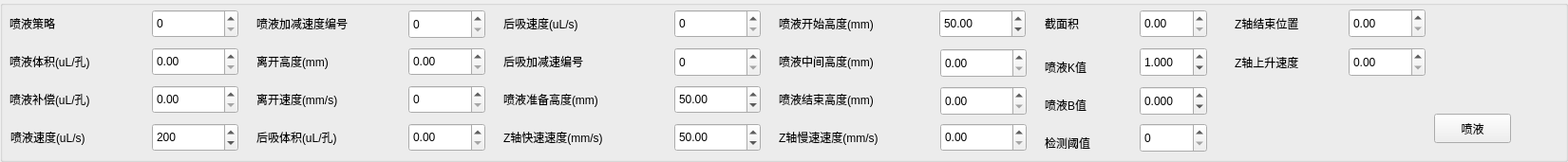
  <widget class="QGroupBox" name="groupBox_5">
   <property name="geometry">
    <rect>
     <x>10</x>
     <y>570</y>
     <width>1651</width>
     <height>171</height>
    </rect>
   </property>
   <property name="font">
    <font>
     <family>Microsoft YaHei UI</family>
     <pointsize>9</pointsize>
     <bold>false</bold>
    </font>
   </property>
   <property name="title">
    <string/>
   </property>
   <widget class="QLabel" name="label_7">
    <property name="geometry">
     <rect>
      <x>10</x>
      <y>10</y>
      <width>91</width>
      <height>30</height>
     </rect>
    </property>
    <property name="font">
     <font>
      <family>Microsoft YaHei UI</family>
      <pointsize>9</pointsize>
      <bold>false</bold>
     </font>
    </property>
    <property name="text">
     <string>喷液策略</string>
    </property>
   </widget>
   <widget class="QSpinBox" name="Spray_Strategy_SBox">
    <property name="geometry">
     <rect>
      <x>160</x>
      <y>10</y>
      <width>91</width>
      <height>30</height>
     </rect>
    </property>
    <property name="font">
     <font>
      <family>Microsoft YaHei UI</family>
      <pointsize>9</pointsize>
      <bold>false</bold>
     </font>
    </property>
    <property name="maximum">
     <number>10000</number>
    </property>
    <property name="value">
     <number>0</number>
    </property>
   </widget>
   <widget class="QLabel" name="label_22">
    <property name="geometry">
     <rect>
      <x>10</x>
      <y>50</y>
      <width>121</width>
      <height>30</height>
     </rect>
    </property>
    <property name="font">
     <font>
      <family>Microsoft YaHei UI</family>
      <pointsize>9</pointsize>
      <bold>false</bold>
     </font>
    </property>
    <property name="text">
     <string>喷液体积(uL/孔)</string>
    </property>
   </widget>
   <widget class="QDoubleSpinBox" name="Spray_Vol_SBox">
    <property name="geometry">
     <rect>
      <x>160</x>
      <y>50</y>
      <width>91</width>
      <height>30</height>
     </rect>
    </property>
    <property name="font">
     <font>
      <family>Microsoft YaHei UI</family>
      <pointsize>9</pointsize>
      <bold>false</bold>
     </font>
    </property>
    <property name="maximum">
     <double>9999.989999999999782</double>
    </property>
   </widget>
   <widget class="QDoubleSpinBox" name="Spray_Compensated_Vol_SBox">
    <property name="geometry">
     <rect>
      <x>160</x>
      <y>90</y>
      <width>91</width>
      <height>30</height>
     </rect>
    </property>
    <property name="font">
     <font>
      <family>Microsoft YaHei UI</family>
      <pointsize>9</pointsize>
      <bold>false</bold>
     </font>
    </property>
    <property name="maximum">
     <double>9999.989999999999782</double>
    </property>
   </widget>
   <widget class="QLabel" name="label_23">
    <property name="geometry">
     <rect>
      <x>10</x>
      <y>90</y>
      <width>121</width>
      <height>30</height>
     </rect>
    </property>
    <property name="font">
     <font>
      <family>Microsoft YaHei UI</family>
      <pointsize>9</pointsize>
      <bold>false</bold>
     </font>
    </property>
    <property name="text">
     <string>喷液补偿(uL/孔)</string>
    </property>
   </widget>
   <widget class="QLabel" name="label_26">
    <property name="geometry">
     <rect>
      <x>530</x>
      <y>10</y>
      <width>131</width>
      <height>30</height>
     </rect>
    </property>
    <property name="font">
     <font>
      <family>Microsoft YaHei UI</family>
      <pointsize>9</pointsize>
      <bold>false</bold>
     </font>
    </property>
    <property name="text">
     <string>后吸速度(uL/s)</string>
    </property>
   </widget>
   <widget class="QLabel" name="label_25">
    <property name="geometry">
     <rect>
      <x>270</x>
      <y>130</y>
      <width>141</width>
      <height>30</height>
     </rect>
    </property>
    <property name="font">
     <font>
      <family>Microsoft YaHei UI</family>
      <pointsize>9</pointsize>
      <bold>false</bold>
     </font>
    </property>
    <property name="text">
     <string>后吸体积(uL/孔)</string>
    </property>
   </widget>
   <widget class="QDoubleSpinBox" name="Spray_Post_Absorb_Vol_SBox">
    <property name="geometry">
     <rect>
      <x>430</x>
      <y>130</y>
      <width>81</width>
      <height>30</height>
     </rect>
    </property>
    <property name="font">
     <font>
      <family>Microsoft YaHei UI</family>
      <pointsize>9</pointsize>
      <bold>false</bold>
     </font>
    </property>
    <property name="maximum">
     <double>9999.989999999999782</double>
    </property>
   </widget>
   <widget class="QSpinBox" name="Spray_Post_Absorb_Speed_SBox">
    <property name="geometry">
     <rect>
      <x>710</x>
      <y>10</y>
      <width>91</width>
      <height>30</height>
     </rect>
    </property>
    <property name="font">
     <font>
      <family>Microsoft YaHei UI</family>
      <pointsize>9</pointsize>
      <bold>false</bold>
     </font>
    </property>
    <property name="maximum">
     <number>10000</number>
    </property>
    <property name="value">
     <number>0</number>
    </property>
   </widget>
   <widget class="QDoubleSpinBox" name="Spray_Leave_Liquid_Z_Position_SBox">
    <property name="geometry">
     <rect>
      <x>430</x>
      <y>50</y>
      <width>81</width>
      <height>30</height>
     </rect>
    </property>
    <property name="font">
     <font>
      <family>Microsoft YaHei UI</family>
      <pointsize>9</pointsize>
      <bold>false</bold>
     </font>
    </property>
    <property name="maximum">
     <double>10000.000000000000000</double>
    </property>
    <property name="value">
     <double>0.000000000000000</double>
    </property>
   </widget>
   <widget class="QSpinBox" name="Spray_Leave_Liquid_Z_Speed_SBox">
    <property name="geometry">
     <rect>
      <x>430</x>
      <y>90</y>
      <width>81</width>
      <height>30</height>
     </rect>
    </property>
    <property name="font">
     <font>
      <family>Microsoft YaHei UI</family>
      <pointsize>9</pointsize>
      <bold>false</bold>
     </font>
    </property>
    <property name="maximum">
     <number>10000</number>
    </property>
    <property name="value">
     <number>0</number>
    </property>
   </widget>
   <widget class="QLabel" name="label_24">
    <property name="geometry">
     <rect>
      <x>270</x>
      <y>50</y>
      <width>131</width>
      <height>30</height>
     </rect>
    </property>
    <property name="font">
     <font>
      <family>Microsoft YaHei UI</family>
      <pointsize>9</pointsize>
      <bold>false</bold>
     </font>
    </property>
    <property name="text">
     <string>离开高度(mm)</string>
    </property>
   </widget>
   <widget class="QLabel" name="label_27">
    <property name="geometry">
     <rect>
      <x>270</x>
      <y>90</y>
      <width>141</width>
      <height>30</height>
     </rect>
    </property>
    <property name="font">
     <font>
      <family>Microsoft YaHei UI</family>
      <pointsize>9</pointsize>
      <bold>false</bold>
     </font>
    </property>
    <property name="text">
     <string>离开速度(mm/s)</string>
    </property>
   </widget>
   <widget class="QLabel" name="label_28">
    <property name="geometry">
     <rect>
      <x>11</x>
      <y>130</y>
      <width>131</width>
      <height>30</height>
     </rect>
    </property>
    <property name="font">
     <font>
      <family>Microsoft YaHei UI</family>
      <pointsize>9</pointsize>
      <bold>false</bold>
     </font>
    </property>
    <property name="text">
     <string>喷液速度(uL/s)</string>
    </property>
   </widget>
   <widget class="QSpinBox" name="Spray_Speed_SBox">
    <property name="geometry">
     <rect>
      <x>160</x>
      <y>130</y>
      <width>91</width>
      <height>30</height>
     </rect>
    </property>
    <property name="font">
     <font>
      <family>Microsoft YaHei UI</family>
      <pointsize>9</pointsize>
      <bold>false</bold>
     </font>
    </property>
    <property name="maximum">
     <number>10000</number>
    </property>
    <property name="value">
     <number>200</number>
    </property>
   </widget>
   <widget class="QDoubleSpinBox" name="Spray_Liquid_Z_Pos_Start">
    <property name="geometry">
     <rect>
      <x>989</x>
      <y>10</y>
      <width>91</width>
      <height>30</height>
     </rect>
    </property>
    <property name="font">
     <font>
      <family>Microsoft YaHei UI</family>
      <pointsize>9</pointsize>
      <bold>false</bold>
     </font>
    </property>
    <property name="maximum">
     <double>10000.000000000000000</double>
    </property>
    <property name="value">
     <double>50.000000000000000</double>
    </property>
   </widget>
   <widget class="QLabel" name="label_29">
    <property name="geometry">
     <rect>
      <x>820</x>
      <y>10</y>
      <width>161</width>
      <height>30</height>
     </rect>
    </property>
    <property name="font">
     <font>
      <family>Microsoft YaHei UI</family>
      <pointsize>9</pointsize>
      <bold>false</bold>
     </font>
    </property>
    <property name="text">
     <string>喷液开始高度(mm)</string>
    </property>
   </widget>
   <widget class="QLabel" name="label_84">
    <property name="geometry">
     <rect>
      <x>1100</x>
      <y>60</y>
      <width>81</width>
      <height>21</height>
     </rect>
    </property>
    <property name="text">
     <string>喷液K值</string>
    </property>
   </widget>
   <widget class="QLabel" name="label_85">
    <property name="geometry">
     <rect>
      <x>1100</x>
      <y>100</y>
      <width>81</width>
      <height>21</height>
     </rect>
    </property>
    <property name="text">
     <string>喷液B值</string>
    </property>
   </widget>
   <widget class="QDoubleSpinBox" name="squirt_k">
    <property name="geometry">
     <rect>
      <x>1200</x>
      <y>50</y>
      <width>71</width>
      <height>31</height>
     </rect>
    </property>
    <property name="decimals">
     <number>3</number>
    </property>
    <property name="minimum">
     <double>-1000.000000000000000</double>
    </property>
    <property name="maximum">
     <double>1000.000000000000000</double>
    </property>
    <property name="value">
     <double>1.000000000000000</double>
    </property>
   </widget>
   <widget class="QDoubleSpinBox" name="squirt_b">
    <property name="geometry">
     <rect>
      <x>1200</x>
      <y>91</y>
      <width>71</width>
      <height>31</height>
     </rect>
    </property>
    <property name="decimals">
     <number>3</number>
    </property>
    <property name="minimum">
     <double>-1000.000000000000000</double>
    </property>
    <property name="maximum">
     <double>1000.000000000000000</double>
    </property>
    <property name="singleStep">
     <double>1.000000000000000</double>
    </property>
   </widget>
   <widget class="QLabel" name="label_76">
    <property name="geometry">
     <rect>
      <x>1100</x>
      <y>10</y>
      <width>71</width>
      <height>30</height>
     </rect>
    </property>
    <property name="font">
     <font>
      <family>Microsoft YaHei UI</family>
      <pointsize>9</pointsize>
      <bold>false</bold>
     </font>
    </property>
    <property name="text">
     <string>截面积</string>
    </property>
   </widget>
   <widget class="QDoubleSpinBox" name="Spray_SectionalArea_SBox">
    <property name="geometry">
     <rect>
      <x>1200</x>
      <y>10</y>
      <width>71</width>
      <height>30</height>
     </rect>
    </property>
    <property name="font">
     <font>
      <family>Microsoft YaHei UI</family>
      <pointsize>9</pointsize>
      <bold>false</bold>
     </font>
    </property>
    <property name="maximum">
     <double>10000.000000000000000</double>
    </property>
    <property name="value">
     <double>0.000000000000000</double>
    </property>
   </widget>
   <widget class="QLabel" name="label_105">
    <property name="geometry">
     <rect>
      <x>820</x>
      <y>50</y>
      <width>161</width>
      <height>30</height>
     </rect>
    </property>
    <property name="font">
     <font>
      <family>Microsoft YaHei UI</family>
      <pointsize>9</pointsize>
      <bold>false</bold>
     </font>
    </property>
    <property name="text">
     <string>喷液中间高度(mm)</string>
    </property>
   </widget>
   <widget class="QLabel" name="label_106">
    <property name="geometry">
     <rect>
      <x>820</x>
      <y>90</y>
      <width>161</width>
      <height>30</height>
     </rect>
    </property>
    <property name="font">
     <font>
      <family>Microsoft YaHei UI</family>
      <pointsize>9</pointsize>
      <bold>false</bold>
     </font>
    </property>
    <property name="text">
     <string>喷液结束高度(mm)</string>
    </property>
   </widget>
   <widget class="QDoubleSpinBox" name="Spray_Liquid_Z_Pos_Mid">
    <property name="geometry">
     <rect>
      <x>990</x>
      <y>51</y>
      <width>91</width>
      <height>31</height>
     </rect>
    </property>
   </widget>
   <widget class="QDoubleSpinBox" name="Spray_Liquid_Z_Pos_End">
    <property name="geometry">
     <rect>
      <x>990</x>
      <y>91</y>
      <width>91</width>
      <height>31</height>
     </rect>
    </property>
   </widget>
   <widget class="QLabel" name="label_107">
    <property name="geometry">
     <rect>
      <x>1100</x>
      <y>140</y>
      <width>81</width>
      <height>21</height>
     </rect>
    </property>
    <property name="text">
     <string>检测阈值</string>
    </property>
   </widget>
   <widget class="QSpinBox" name="Spray_Check_Threshold">
    <property name="geometry">
     <rect>
      <x>1200</x>
      <y>130</y>
      <width>71</width>
      <height>31</height>
     </rect>
    </property>
    <property name="maximum">
     <number>999999</number>
    </property>
   </widget>
   <widget class="QLabel" name="label_54">
    <property name="geometry">
     <rect>
      <x>270</x>
      <y>10</y>
      <width>141</width>
      <height>30</height>
     </rect>
    </property>
    <property name="font">
     <font>
      <family>Microsoft YaHei UI</family>
      <pointsize>9</pointsize>
      <bold>false</bold>
     </font>
    </property>
    <property name="text">
     <string>喷液加减速度编号</string>
    </property>
   </widget>
   <widget class="QSpinBox" name="Squirt_Acc_SBox">
    <property name="geometry">
     <rect>
      <x>430</x>
      <y>10</y>
      <width>81</width>
      <height>31</height>
     </rect>
    </property>
   </widget>
   <widget class="QLabel" name="label_69">
    <property name="geometry">
     <rect>
      <x>530</x>
      <y>50</y>
      <width>150</width>
      <height>30</height>
     </rect>
    </property>
    <property name="font">
     <font>
      <family>Microsoft YaHei UI</family>
      <pointsize>9</pointsize>
      <bold>false</bold>
     </font>
    </property>
    <property name="text">
     <string>后吸加减速编号</string>
    </property>
   </widget>
   <widget class="QSpinBox" name="Spray_Post_Absorb_Acc_SBox">
    <property name="geometry">
     <rect>
      <x>710</x>
      <y>50</y>
      <width>91</width>
      <height>31</height>
     </rect>
    </property>
   </widget>
   <widget class="QLabel" name="label_77">
    <property name="geometry">
     <rect>
      <x>530</x>
      <y>130</y>
      <width>171</width>
      <height>30</height>
     </rect>
    </property>
    <property name="font">
     <font>
      <family>Microsoft YaHei UI</family>
      <pointsize>9</pointsize>
      <bold>false</bold>
     </font>
    </property>
    <property name="text">
     <string>Z轴快速速度(mm/s)</string>
    </property>
   </widget>
   <widget class="QDoubleSpinBox" name="Spray_Liquid_Z_Prepare_Position_SBox">
    <property name="geometry">
     <rect>
      <x>710</x>
      <y>90</y>
      <width>91</width>
      <height>30</height>
     </rect>
    </property>
    <property name="font">
     <font>
      <family>Microsoft YaHei UI</family>
      <pointsize>9</pointsize>
      <bold>false</bold>
     </font>
    </property>
    <property name="maximum">
     <double>10000.000000000000000</double>
    </property>
    <property name="value">
     <double>50.000000000000000</double>
    </property>
   </widget>
   <widget class="QLabel" name="label_70">
    <property name="geometry">
     <rect>
      <x>530</x>
      <y>90</y>
      <width>171</width>
      <height>30</height>
     </rect>
    </property>
    <property name="font">
     <font>
      <family>Microsoft YaHei UI</family>
      <pointsize>9</pointsize>
      <bold>false</bold>
     </font>
    </property>
    <property name="text">
     <string>喷液准备高度(mm)</string>
    </property>
   </widget>
   <widget class="QDoubleSpinBox" name="Spray_Liquid_Z_Fast_Speed_SBox">
    <property name="geometry">
     <rect>
      <x>710</x>
      <y>130</y>
      <width>91</width>
      <height>30</height>
     </rect>
    </property>
    <property name="font">
     <font>
      <family>Microsoft YaHei UI</family>
      <pointsize>9</pointsize>
      <bold>false</bold>
     </font>
    </property>
    <property name="maximum">
     <double>10000.000000000000000</double>
    </property>
    <property name="value">
     <double>50.000000000000000</double>
    </property>
   </widget>
   <widget class="QDoubleSpinBox" name="Spray_Liquid_Slow_Speed_SBox">
    <property name="geometry">
     <rect>
      <x>990</x>
      <y>130</y>
      <width>91</width>
      <height>30</height>
     </rect>
    </property>
    <property name="font">
     <font>
      <family>Microsoft YaHei UI</family>
      <pointsize>9</pointsize>
      <bold>false</bold>
     </font>
    </property>
    <property name="maximum">
     <double>10000.000000000000000</double>
    </property>
    <property name="value">
     <double>0.000000000000000</double>
    </property>
   </widget>
   <widget class="QLabel" name="label_80">
    <property name="geometry">
     <rect>
      <x>820</x>
      <y>130</y>
      <width>171</width>
      <height>30</height>
     </rect>
    </property>
    <property name="font">
     <font>
      <family>Microsoft YaHei UI</family>
      <pointsize>9</pointsize>
      <bold>false</bold>
     </font>
    </property>
    <property name="text">
     <string>Z轴慢速速度(mm/s)</string>
    </property>
   </widget>
   <widget class="QLabel" name="label_113">
    <property name="geometry">
     <rect>
      <x>1300</x>
      <y>14</y>
      <width>111</width>
      <height>21</height>
     </rect>
    </property>
    <property name="text">
     <string>Z轴结束位置</string>
    </property>
   </widget>
   <widget class="QDoubleSpinBox" name="Spray_ZFinish_Speed_DSBox">
    <property name="geometry">
     <rect>
      <x>1420</x>
      <y>50</y>
      <width>81</width>
      <height>31</height>
     </rect>
    </property>
    <property name="minimum">
     <double>0.000000000000000</double>
    </property>
    <property name="maximum">
     <double>999.990000000000009</double>
    </property>
   </widget>
   <widget class="QDoubleSpinBox" name="Spray_ZFinish_Position_DSBox">
    <property name="geometry">
     <rect>
      <x>1420</x>
      <y>9</y>
      <width>81</width>
      <height>31</height>
     </rect>
    </property>
    <property name="minimum">
     <double>0.000000000000000</double>
    </property>
    <property name="maximum">
     <double>999.990000000000009</double>
    </property>
   </widget>
   <widget class="QLabel" name="label_112">
    <property name="geometry">
     <rect>
      <x>1300</x>
      <y>55</y>
      <width>111</width>
      <height>21</height>
     </rect>
    </property>
    <property name="text">
     <string>Z轴上升速度</string>
    </property>
   </widget>
   <widget class="QPushButton" name="pushButton_14">
    <property name="geometry">
     <rect>
      <x>1510</x>
      <y>120</y>
      <width>81</width>
      <height>31</height>
     </rect>
    </property>
    <property name="text">
     <string>喷液</string>
    </property>
   </widget>
  </widget>
